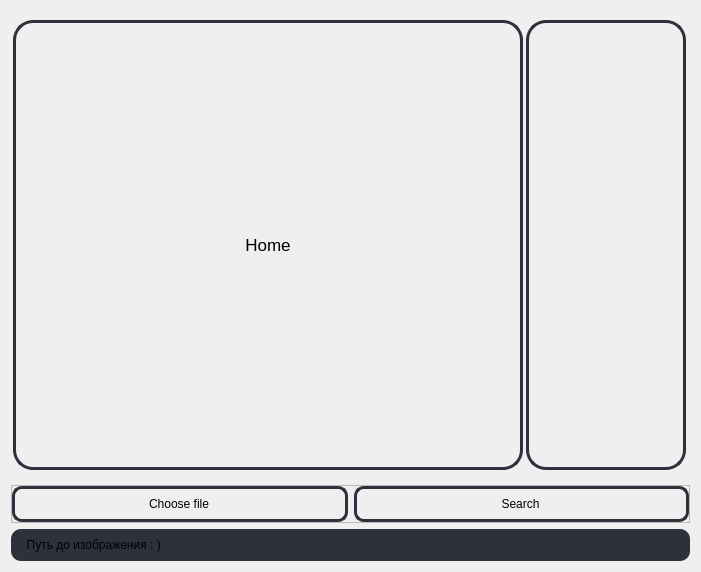
               <widget class="QWidget" name="page_6">
                <layout class="QVBoxLayout" name="verticalLayout_16">
                 <item>
                  <widget class="QWidget" name="widget_22" native="true">
                   <layout class="QHBoxLayout" name="horizontalLayout_15">
                    <property name="spacing">
                     <number>3</number>
                    </property>
                    <property name="leftMargin">
                     <number>2</number>
                    </property>
                    <property name="rightMargin">
                     <number>4</number>
                    </property>
                    <item>
                     <widget class="QLabel" name="label_10">
                      <property name="sizePolicy">
                       <sizepolicy hsizetype="Preferred" vsizetype="Preferred">
                        <horstretch>0</horstretch>
                        <verstretch>0</verstretch>
                       </sizepolicy>
                      </property>
                      <property name="minimumSize">
                       <size>
                        <width>510</width>
                        <height>450</height>
                       </size>
                      </property>
                      <property name="font">
                       <font>
                        <pointsize>13</pointsize>
                       </font>
                      </property>
                      <property name="styleSheet">
                       <string notr="true">#label_10 {
  border: 3px solid #2c313c; 
  border-radius: 20px;
}</string>
                      </property>
                      <property name="text">
                       <string>Home</string>
                      </property>
                      <property name="alignment">
                       <set>Qt::AlignCenter</set>
                      </property>
                     </widget>
                    </item>
                    <item>
                     <widget class="QScrollArea" name="scrollArea_2">
                      <property name="minimumSize">
                       <size>
                        <width>160</width>
                        <height>0</height>
                       </size>
                      </property>
                      <property name="maximumSize">
                       <size>
                        <width>200</width>
                        <height>16777215</height>
                       </size>
                      </property>
                      <property name="font">
                       <font>
                        <pointsize>12</pointsize>
                       </font>
                      </property>
                      <property name="styleSheet">
                       <string notr="true">#scrollArea_2 {
  border: 3px solid #2c313c; 
  padding: 8 10 8 8;
  border-radius: 20px;
}</string>
                      </property>
                      <property name="widgetResizable">
                       <bool>true</bool>
                      </property>
                      <widget class="QWidget" name="scrollAreaWidgetContents_2">
                       <property name="geometry">
                        <rect>
                         <x>0</x>
                         <y>0</y>
                         <width>134</width>
                         <height>529</height>
                        </rect>
                       </property>
                      </widget>
                     </widget>
                    </item>
                   </layout>
                  </widget>
                 </item>
                 <item>
                  <widget class="QFrame" name="frame_10">
                   <property name="styleSheet">
                    <string notr="true"/>
                   </property>
                   <property name="frameShape">
                    <enum>QFrame::StyledPanel</enum>
                   </property>
                   <property name="frameShadow">
                    <enum>QFrame::Raised</enum>
                   </property>
                   <layout class="QHBoxLayout" name="horizontalLayout_16">
                    <property name="leftMargin">
                     <number>0</number>
                    </property>
                    <property name="topMargin">
                     <number>0</number>
                    </property>
                    <property name="rightMargin">
                     <number>0</number>
                    </property>
                    <property name="bottomMargin">
                     <number>0</number>
                    </property>
                    <item>
                     <widget class="QPushButton" name="pushButton_2">
                      <property name="styleSheet">
                       <string notr="true">#pushButton_2 {
  border: 3px solid #2c313c; 
  padding: 8 10 8 8;
  border-radius: 10px;
}

</string>
                      </property>
                      <property name="text">
                       <string>Choose file</string>
                      </property>
                     </widget>
                    </item>
                    <item>
                     <widget class="QPushButton" name="searchBtn">
                      <property name="styleSheet">
                       <string notr="true">#searchBtn {
  border: 3px solid #2c313c; 
  padding: 8 10 8 8;
  border-radius: 10px;
}</string>
                      </property>
                      <property name="text">
                       <string>Search</string>
                      </property>
                     </widget>
                    </item>
                   </layout>
                  </widget>
                 </item>
                 <item>
                  <widget class="QFrame" name="frame_11">
                   <property name="styleSheet">
                    <string notr="true">background-color: #2c313c;
border-radius: 10px;</string>
                   </property>
                   <property name="frameShape">
                    <enum>QFrame::StyledPanel</enum>
                   </property>
                   <property name="frameShadow">
                    <enum>QFrame::Raised</enum>
                   </property>
                   <layout class="QHBoxLayout" name="horizontalLayout_17">
                    <property name="leftMargin">
                     <number>9</number>
                    </property>
                    <property name="rightMargin">
                     <number>8</number>
                    </property>
                    <item>
                     <widget class="QLabel" name="label_11">
                      <property name="text">
                       <string>  Путь до изображения : )</string>
                      </property>
                     </widget>
                    </item>
                   </layout>
                  </widget>
                 </item>
                </layout>
               </widget>
